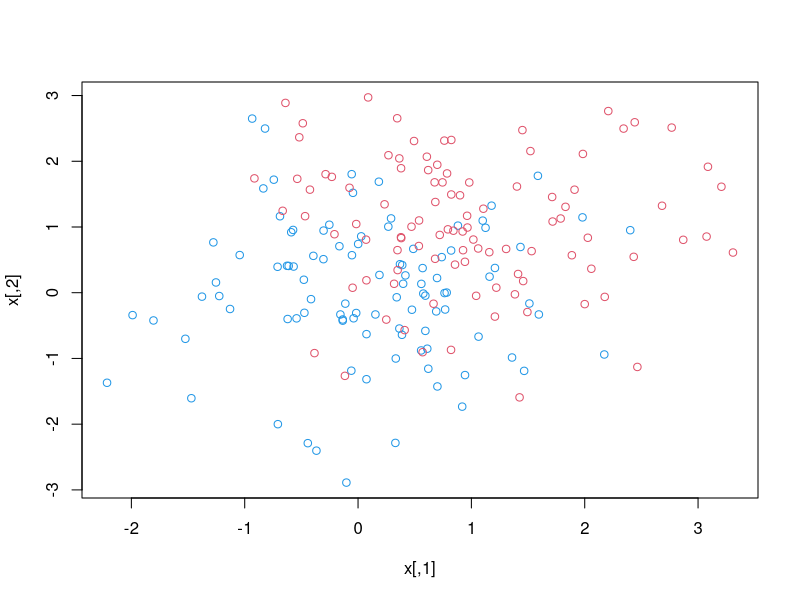
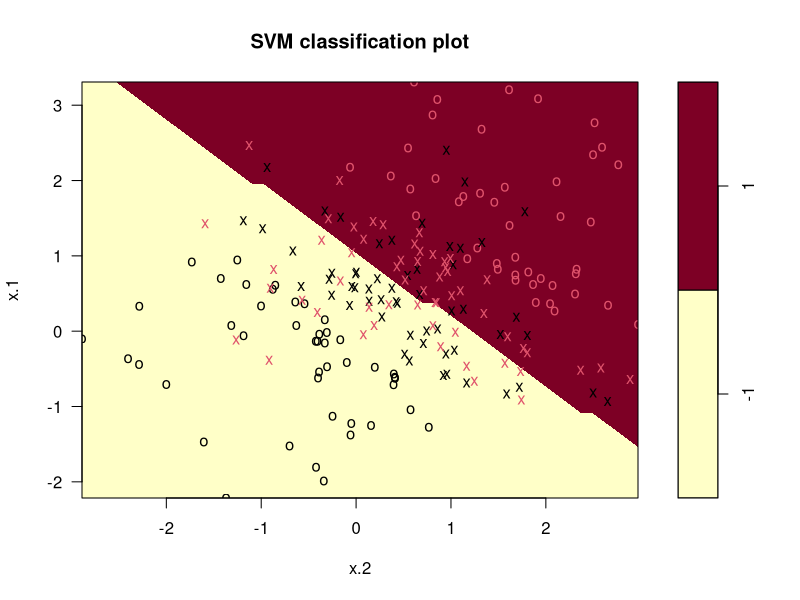
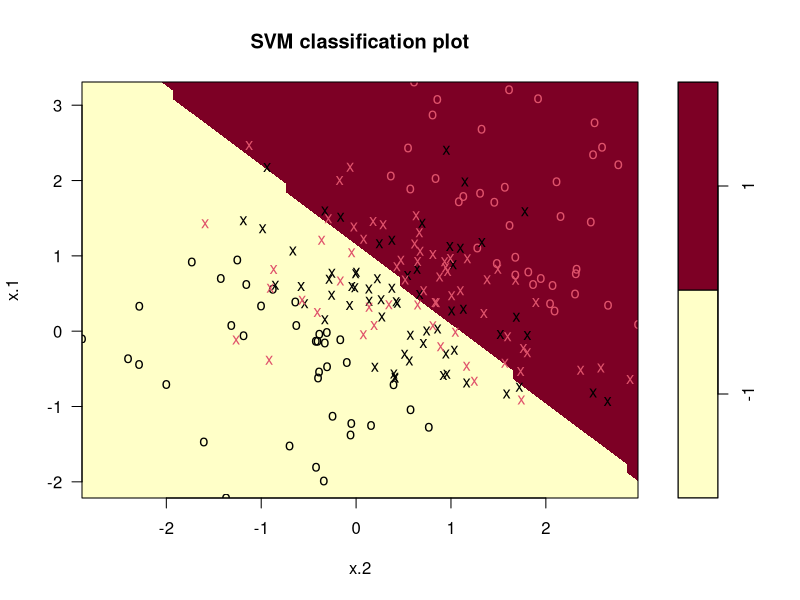
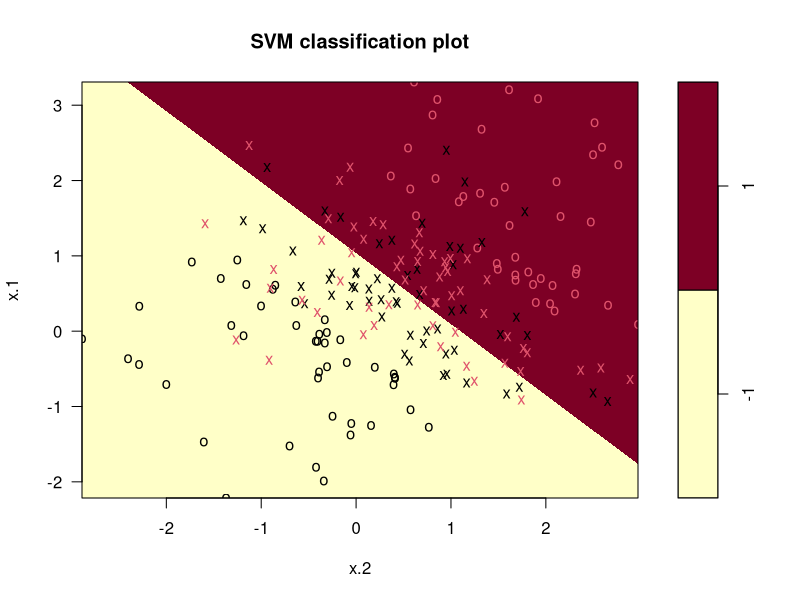
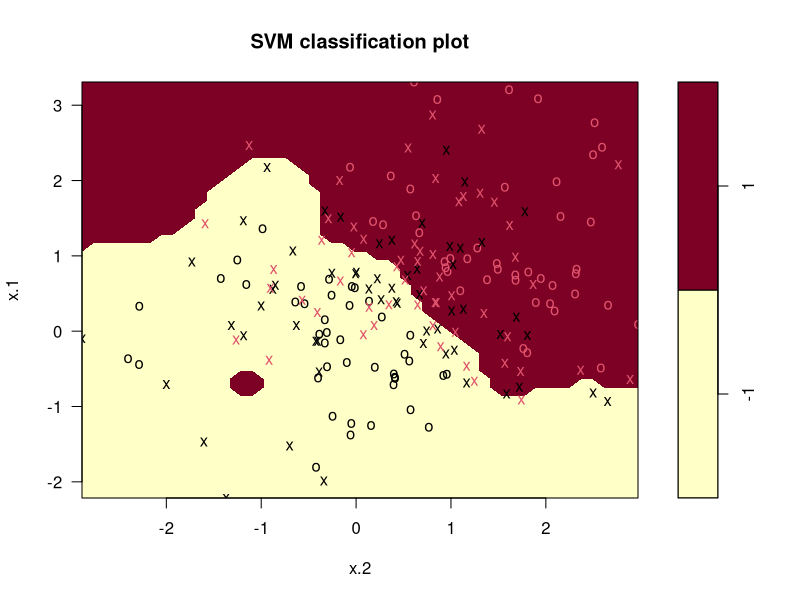
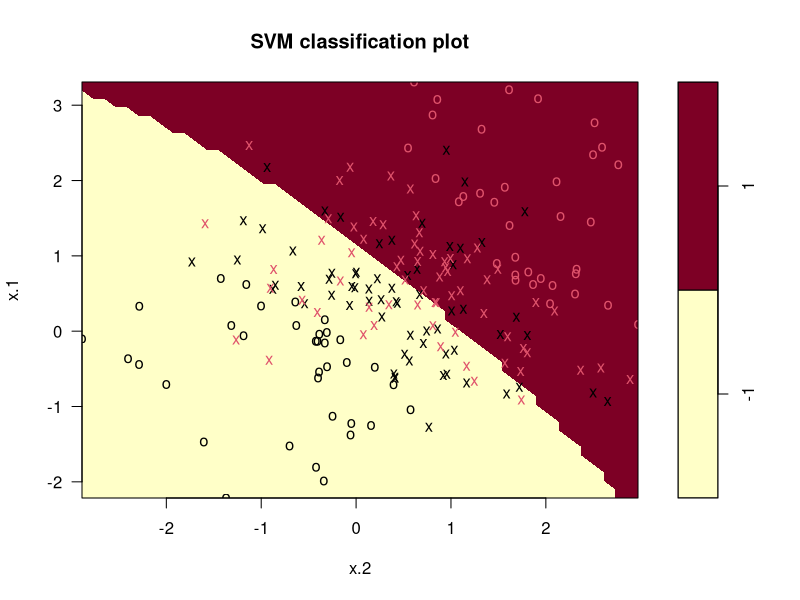
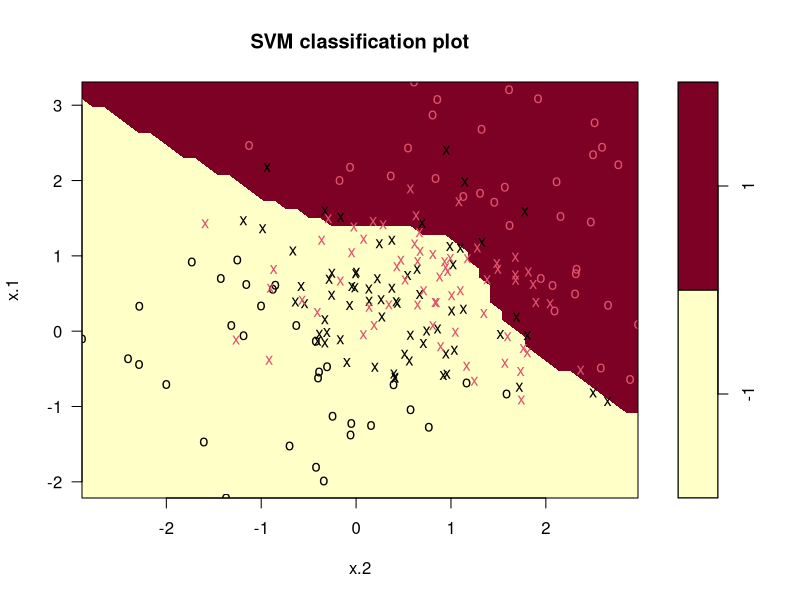
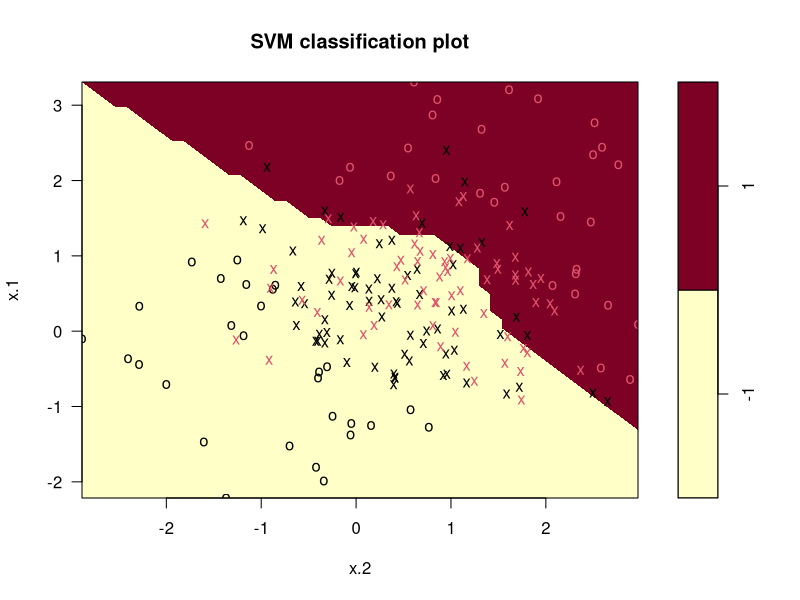

Generate these figures, in order, with R:
## ---- chunk 1
knitr::opts_knit$set(root.dir = 'C:/Users/neide/Documents/GitHub/ma189/Data')
## ---- chunk 2
# Generate a training dataset
set.seed(1)
x.train <- matrix(rnorm(200*2), ncol=2)
y.train <- c(rep(-1,100), rep (1 ,100))
x.train[y.train==1,] <- x.train[y.train==1,] + 1
data.train <- data.frame(x=x.train,y=as.factor(y.train))

# Scatter plot for trainig set
x <- x.train
y <- y.train
plot(x, col=(3-y))

# Generate a test sample
x.test <- matrix(rnorm(100*2), ncol =2)
y.test <- sample(c(-1,1), 100, rep=TRUE)
x.test[y.test ==1 ,] <- x.test[y.test ==1,] + 1
data.test <- data.frame(x=x.test, y=as.factor(y.test))
## ---- chunk 3
library(e1071)
svmfit.linear <- svm(y~.,data=data.train,kernel="linear",cost=10,scale=FALSE)

# Check the classifier
summary(svmfit.linear)
# Index of support vectors
svmfit.linear$index
# Plot the classifier on the training set
plot(svmfit.linear, data.train)
## ---- chunk 4
# Try a smaller cost function
svmfit.linear2 <- svm(y~.,data=data.train,kernel="linear",cost=0.1,scale=FALSE)
# Check the classifier
summary(svmfit.linear2)
# Index of support vectors
svmfit.linear2$index
# Plot the classifier on the training set
plot(svmfit.linear2, data.train)
## ---- chunk 5
# Choose cost C by cross-validation
tune.linear <- tune(svm,y~.,data=data.train,kernel="linear",
                    ranges=list(cost=c(0.001,0.01,0.1,1,5,10,100)))
# Check the selection results
summary(tune.linear)
# Choose the best model (classifier with optimal C)
bestmod.linear <- tune.linear$best.model
# Check the classifier
summary(bestmod.linear)
# Index of support vectors
bestmod.linear$index
# Plot the classifier on the training set
plot(bestmod.linear, data.train)
## ---- chunk 6
# Prediction on test set
ypred.linear <- predict(bestmod.linear,data.test)
# Check the prediction accuracy
table(predict=ypred.linear, truth=data.test$y)
test.error <- 1- mean(ypred.linear==data.test$y)
test.error
## ---- chunk 7
# Set kernel="radial" and gamma=1 to fit Gaussian kernel SVM with tuning parameter 1
svmfit.gaussian <- svm(y~.,data=data.train,kernel="radial",gamma=1,cost=10)
summary(svmfit.gaussian)
plot(svmfit.gaussian,data.train)

# Choose cost C and gamma by cross-validation
tune.gaussian=tune(svm,y~.,data=data.train,kernel="radial",
                   ranges=list(cost=c(0.1,0.5,1,1.5,2,5),gamma=c(0.1,0.5,1,1.5,2)))
# Check the selection resutls
summary(tune.gaussian)
# Choose the best model (classifier with optimal C)
bestmod.gaussian <- tune.gaussian$best.model
# Check the classifier
summary(bestmod.gaussian)
# Index of support vectors
bestmod.gaussian$index
# Plot the classifier on the training set
plot(bestmod.gaussian,data.train)

# Prediction on test set
ypred.gaussian <- predict(bestmod.gaussian,data.test)
# Check the prediction accuracy
table(predict=ypred.gaussian, truth=data.test$y)
test.error <- c(test.error,1- mean(ypred.gaussian==data.test$y))
test.error # classification errors for linear SVM and Gaussian kernel SVM
## ---- chunk 8
# Set kernel="polynomial" and degree=3 to fit polynomial kernel SVM with degree 3
svmfit.poly <- svm(y~.,data=data.train,kernel="polynomial",degree=3,cost=10)
summary(svmfit.poly)
plot(svmfit.poly, data.train)

# Choose cost C and d by cross-validation
tune.poly <- tune(svm,y~.,data=data.train,kernel="polynomial",
                  ranges=list(cost=c(0.1,0.5,1,1.5,2 ,5),d=c(2,3,4,5)))
# Check the selection resutls
summary(tune.poly)
# Choose the best model (classifier with optimal C)
bestmod.poly <- tune.poly$best.model
# Check the classifier
summary(bestmod.poly)
# Index of support vectors
bestmod.poly$index
# Plot the classifier on the training set
plot(bestmod.poly,data.train)

# Prediction on test set
ypred.poly <- predict(bestmod.poly,data.test)
# Check the prediction accuracy
table(predict=ypred.poly,truth= data.test$y)
test.error <- c(test.error,1- mean(ypred.poly==data.test$y))
test.error # classification errors for linear SVM, Gaussian kernel SVM and Polynomial kernel SVM
## ---- chunk 9
library(ROCR)
rocplot <- function (pred, truth, ...){
    predob <- prediction(pred, truth)
    perf <- performance(predob, "tpr", "fpr")
    plot(perf,...)}


# Prepare the training and testing predictions for ROC curve
# optimal cost for linear kernel is C=1
summary(tune.linear)
linear.opt <- svm(y~., data.train, kernel="linear", cost=1, decision.values=TRUE)
linear.train <- attributes(predict(linear.opt, data.train,
                                   decision.values=TRUE))$decision.values
linear.test<- attributes(predict(linear.opt, data.test, 
                                 decision.values=TRUE))$decision.values

# Prepare the training and testing predictions for ROC curve
# optimal cost for gaussian kernel is gamma=1, C=.5
summary(tune.gaussian)
gaussian.opt <- svm(y~., data.train, kernel="radial", gamma=.1, cost=.5, decision.values=TRUE)
gaussian.train <- attributes(predict(gaussian.opt, data.train,
                                     decision.values=TRUE))$decision.values
gaussian.test<-attributes(predict(gaussian.opt, data.test,
                                  decision.values=TRUE))$decision.values

# Prepare the training and testing predictions for ROC curve
# optimal cost for poly kernel is degree=3, C=.5
summary(tune.poly)
poly.opt <- svm(y~., data.train, kernel ="polynomial", degree=3, cost=.5,
                decision.values=TRUE)
poly.train <- attributes(predict(poly.opt, data.train, 
                                 decision.values=TRUE))$decision.values
poly.test <- attributes(predict(poly.opt, data.test, 
                                decision.values=TRUE))$decision.values


# Plot ROC curves for training set
rocplot(-linear.train, data.train[,"y"], main="ROC for Training Set", col="red")
rocplot(-gaussian.train, data.train[,"y"], add=T, col="blue")
rocplot(-poly.train, data.train[,"y"], add=T, col="green")
legend("bottomright",legend=c("Linear","Gaussian","Polynomial"),
       col=c("red", "blue", "green"),lty=c(1,1,1),cex=1.5)


# Plot ROC curves for testing set
rocplot(-linear.test, data.test[,"y"], main="ROC for Testing Set", col="red")
rocplot(-gaussian.test, data.test[,"y"], add=T, col="blue")
rocplot(-poly.test, data.test[,"y"], add=T, col="green")
legend("bottomright",legend=c("Linear","Gaussian","Polynomial"),
       col=c("red", "blue","green"),lty=c(1,1,1),cex=1.5)
